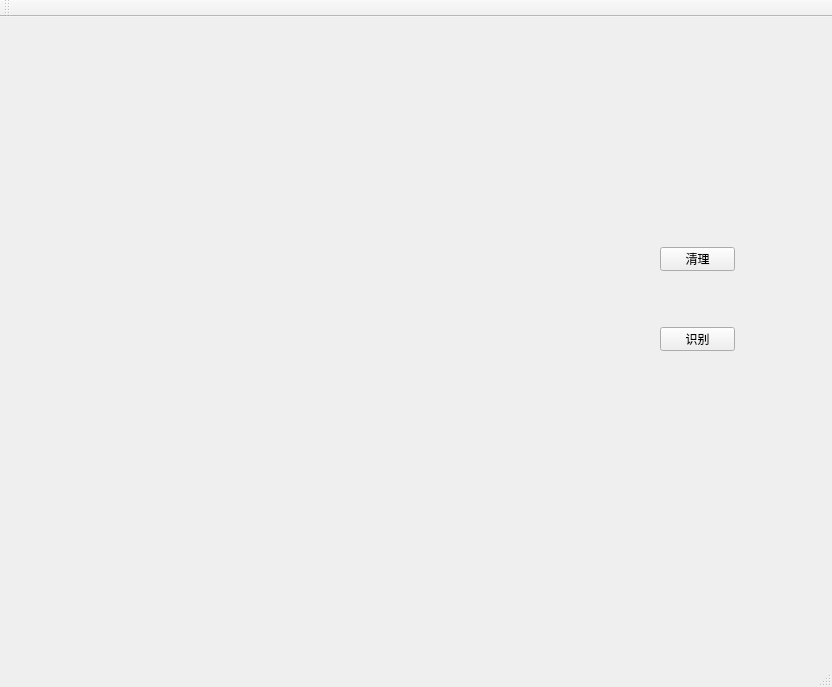
<?xml version="1.0" encoding="UTF-8"?>
<ui version="4.0">
 <class>PointClass</class>
 <widget class="QMainWindow" name="PointClass">
  <property name="geometry">
   <rect>
    <x>0</x>
    <y>0</y>
    <width>832</width>
    <height>687</height>
   </rect>
  </property>
  <property name="windowTitle">
   <string>Point</string>
  </property>
  <widget class="QWidget" name="centralWidget">
   <widget class="QPushButton" name="clear">
    <property name="geometry">
     <rect>
      <x>660</x>
      <y>230</y>
      <width>75</width>
      <height>24</height>
     </rect>
    </property>
    <property name="text">
     <string>清理</string>
    </property>
   </widget>
   <widget class="QPushButton" name="recongnise">
    <property name="geometry">
     <rect>
      <x>660</x>
      <y>310</y>
      <width>75</width>
      <height>24</height>
     </rect>
    </property>
    <property name="text">
     <string>识别</string>
    </property>
   </widget>
  </widget>
  <widget class="QMenuBar" name="menuBar">
   <property name="geometry">
    <rect>
     <x>0</x>
     <y>0</y>
     <width>832</width>
     <height>33</height>
    </rect>
   </property>
  </widget>
  <widget class="QToolBar" name="mainToolBar">
   <attribute name="toolBarArea">
    <enum>TopToolBarArea</enum>
   </attribute>
   <attribute name="toolBarBreak">
    <bool>false</bool>
   </attribute>
  </widget>
  <widget class="QStatusBar" name="statusBar"/>
 </widget>
 <layoutdefault spacing="6" margin="11"/>
 <resources>
  <include location="Point.qrc"/>
 </resources>
 <connections/>
</ui>
